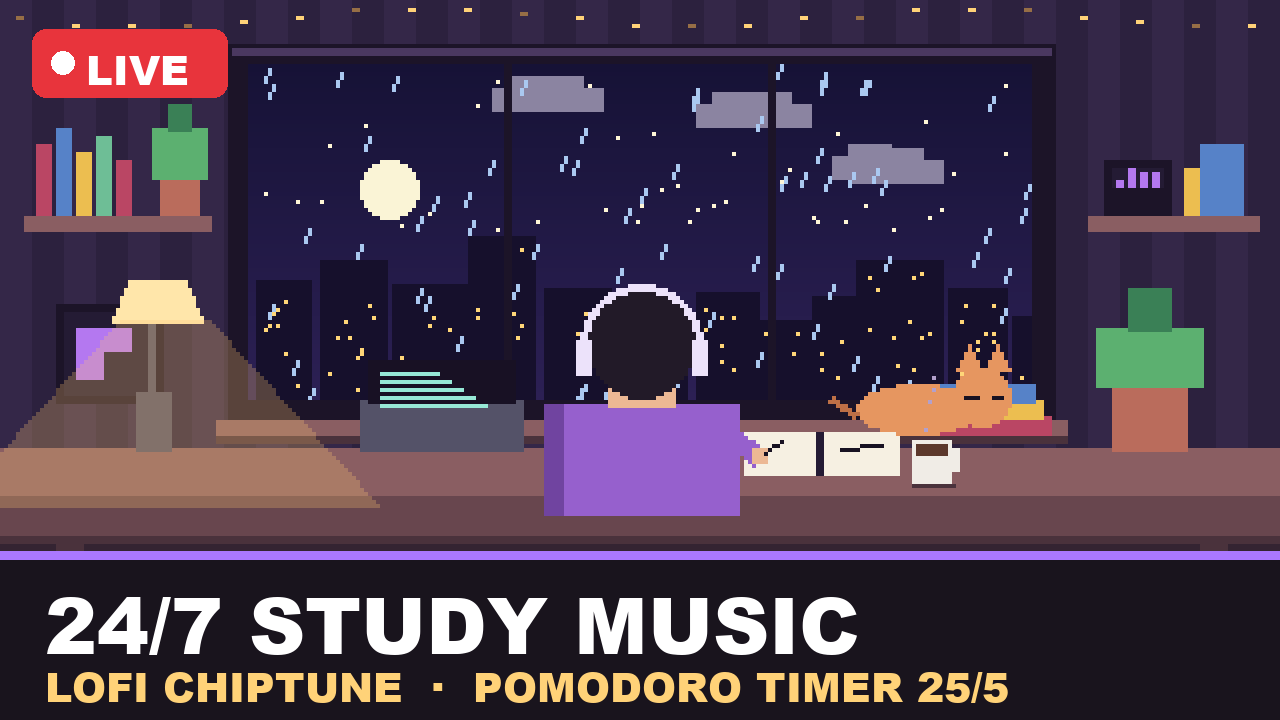

Python code for this plot:
"""Make the stream's thumbnail (1280x720) and the website's social-card image (1200x630) from the pixel scene.

    python3.12 thumbnail.py                      # writes thumbnail.png here and ../../site/assets/og/focus-radio.png

The scene is drawn at 320x180, so it scales by an exact integer and every pixel stays a clean square. We render it at
night (lamp on, rain at the window), drop the timer panels, and put a bold two-line title in a band underneath with a
LIVE badge, which is what makes a stream thumbnail read at small sizes. Needs a bold system font to make the image;
the PNG is committed, so the server never runs this.
"""
from __future__ import annotations

import sys
from pathlib import Path

from PIL import Image, ImageDraw, ImageFont

import scene as sc

HERE = Path(__file__).parent
OG_OUT = HERE.parent.parent / "site" / "assets" / "og" / "focus-radio.png"
BOLD_FONTS = ["/System/Library/Fonts/Supplemental/Arial Black.ttf", "/System/Library/Fonts/Supplemental/Arial Bold.ttf",
              "/Library/Fonts/Arial Bold.ttf", "/usr/share/fonts/truetype/dejavu/DejaVuSans-Bold.ttf"]
CROP_H = 138                              # the scene above the timer panels
BG, PURPLE, WHITE, RED, GOLD = (25, 20, 29), (170, 120, 255), (255, 255, 255), (232, 52, 60), (255, 210, 120)


def font(size: int) -> ImageFont.FreeTypeFont:
    for path in BOLD_FONTS:
        if Path(path).exists():
            return ImageFont.truetype(path, size)
    raise SystemExit("no bold font found; install one or edit BOLD_FONTS")


def fit(d: ImageDraw.ImageDraw, text: str, max_w: int, start: int) -> ImageFont.FreeTypeFont:
    size = start
    while size > 12 and d.textlength(text, font=font(size)) > max_w:
        size -= 2
    return font(size)


def make(w: int, h: int) -> Image.Image:
    s = sc.Scene()
    frame = s.frame(12.0, 21.0, True, 80, "", wall=60.0).crop((0, 0, sc.W, CROP_H))   # night, rain, mid-focus
    band = round(h * 0.235)
    art_h = h - band
    # scale to fill the width, then crop to the art area; the scene stays centred
    k = w / sc.W
    art = frame.resize((w, round(CROP_H * k)), Image.NEAREST)
    art = art.crop((0, max(0, (art.height - art_h) // 2), w, max(0, (art.height - art_h) // 2) + art_h))
    im = Image.new("RGB", (w, h), BG)
    im.paste(art, (0, 0))
    d = ImageDraw.Draw(im)
    d.rectangle([0, art_h, w, h], fill=BG)
    d.rectangle([0, art_h, w, art_h + max(4, h // 90)], fill=PURPLE)
    pad = round(w * 0.035)
    big = fit(d, "24/7 STUDY MUSIC", w - 2 * pad, round(band * 0.46))
    d.text((pad, art_h + round(band * 0.10)), "24/7 STUDY MUSIC", font=big, fill=WHITE)
    small = fit(d, "LOFI CHIPTUNE  ·  POMODORO TIMER 25/5", w - 2 * pad, round(band * 0.24))
    d.text((pad, art_h + round(band * 0.62)), "LOFI CHIPTUNE  ·  POMODORO TIMER 25/5", font=small, fill=GOLD)
    # LIVE badge, top left
    f = font(round(h * 0.055))
    tw = d.textlength("LIVE", font=f)
    bx, by, bh = round(w * 0.025), round(h * 0.04), round(h * 0.095)
    d.rounded_rectangle([bx, by, bx + tw + bh * 1.35, by + bh], radius=round(bh * 0.2), fill=RED)
    d.ellipse([bx + bh * 0.28, by + bh * 0.33, bx + bh * 0.28 + bh * 0.34, by + bh * 0.33 + bh * 0.34], fill=WHITE)
    d.text((bx + bh * 0.8, by + bh * 0.16), "LIVE", font=f, fill=WHITE)
    return im


def main() -> int:
    thumb = make(1280, 720)
    thumb.save(HERE / "thumbnail.png", optimize=True)
    OG_OUT.parent.mkdir(parents=True, exist_ok=True)
    make(1200, 630).save(OG_OUT, optimize=True)
    for p in (HERE / "thumbnail.png", OG_OUT):
        print(f"{p}  {p.stat().st_size / 1024:.0f} KB")
    return 0


if __name__ == "__main__":
    sys.exit(main())
